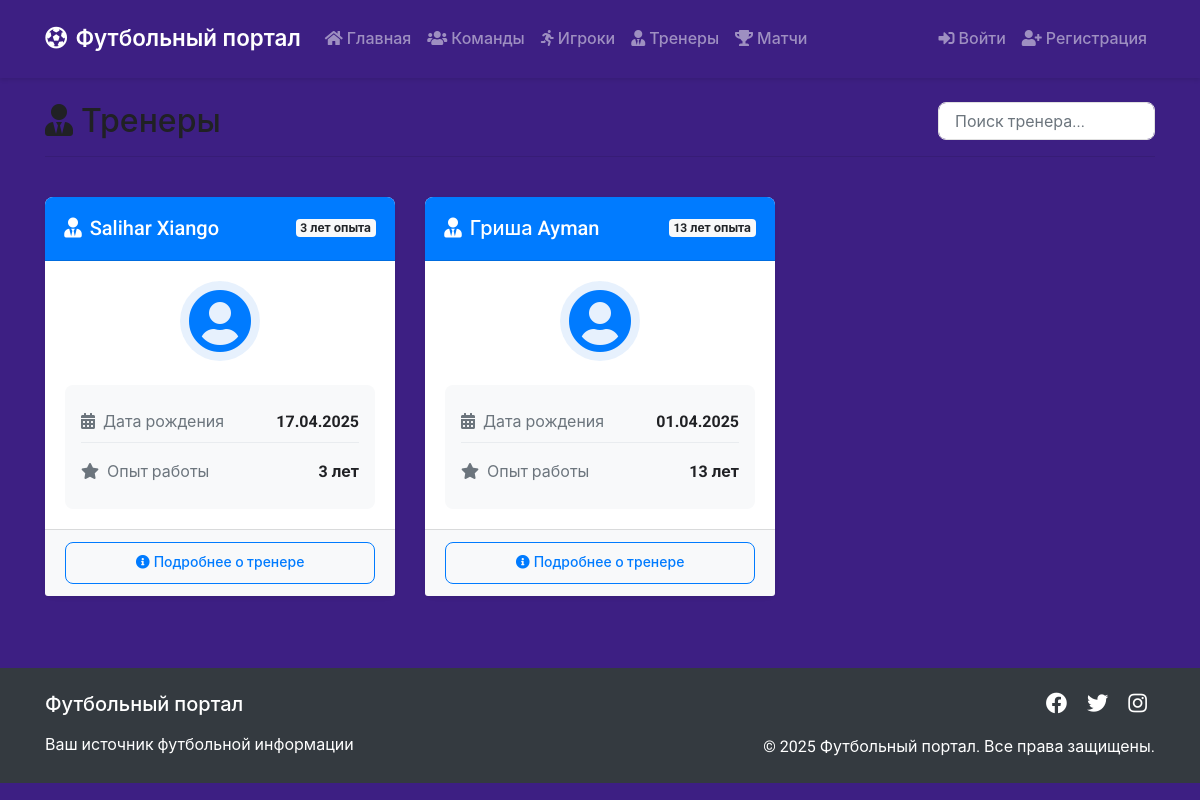
The app's page /coaches with its own data.
### app.py (models this page shows, shortened)
class Coach(db.Model):
    coach_id = db.Column(db.Integer, primary_key=True)
    first_name = db.Column(db.String(50), nullable=False)
    last_name = db.Column(db.String(50), nullable=False)
    birth_date = db.Column(db.Date, nullable=False)
    experience_years = db.Column(db.SmallInteger, nullable=False)

### app.py (the view)
@app.route('/coaches')
def coaches():
    coaches = Coach.query.all()
    return render_template('coaches.html', title='Тренеры', coaches=coaches)

### templates/coaches.html (shortened to what this page needs)
{% extends "base.html" %}
{% block content %}
<div class="row mb-4">
    <div class="col-12">
        <div class="d-flex justify-content-between align-items-center">
            <h2 class="mb-0">
                <i class="fas fa-user-tie mr-2"></i>Тренеры
            </h2>
            <div class="d-flex align-items-center">
                <div class="search-box">
                    <input type="text" class="form-control" id="coachSearch" placeholder="Поиск тренера...">
                </div>
            </div>
        </div>
        <hr class="mt-3">
    </div>
</div>
<div class="row" id="coachesContainer">
    {% if coaches %}
        {% for coach in coaches %}
            <div class="col-md-6 col-lg-4 mb-4 coach-card"
                 data-name="{{ coach.last_name }} {{ coach.first_name }}">
                <div class="card h-100 shadow-sm">
                    <div class="card-header bg-primary text-white">
                        <div class="d-flex justify-content-between align-items-center">
                            <h5 class="mb-0">
                                <i class="fas fa-user-tie mr-2"></i>{{ coach.last_name }} {{ coach.first_name }}
                            </h5>
                            <span class="badge badge-light">
                                {{ coach.experience_years }} лет опыта
                            </span>
                        </div>
                    </div>
                    <div class="card-body">
                        <div class="coach-info">
                            <div class="text-center mb-4">
                                <div class="coach-avatar mb-3">
                                    <i class="fas fa-user-circle fa-4x text-primary"></i>
                                </div>
                            </div>
                            <div class="coach-details">
                                <div class="detail-item d-flex justify-content-between align-items-center mb-2">
                                    <span class="text-muted">
                                        <i class="fas fa-calendar-alt mr-2"></i>Дата рождения
                                    </span>
                                    <span class="font-weight-bold">
                                        {{ coach.birth_date.strftime('%d.%m.%Y') }}
                                    </span>
                                </div>
                                <div class="detail-item d-flex justify-content-between align-items-center">
                                    <span class="text-muted">
                                        <i class="fas fa-star mr-2"></i>Опыт работы
                                    </span>
                                    <span class="font-weight-bold">
                                        {{ coach.experience_years }} лет
                                    </span>
                                </div>
                            </div>
                        </div>
                    </div>
                    <div class="card-footer bg-light">
                        <button class="btn btn-outline-primary btn-sm btn-block">
                            <i class="fas fa-info-circle mr-1"></i>Подробнее о тренере
                        </button>
                    </div>
                </div>
            </div>
        {% endfor %}
    {% endif %}
</div>
{% endblock %}

### static/css/main.css (style rules this page uses)
:root { --primary-color: #1a73e8; --secondary-color: #34a853; --background-color: #3d1f83; --text-color: #202124; --border-radius: 8px; --transition-speed: 0.3s; }
body { font-family: 'Roboto', -apple-system, BlinkMacSystemFont, 'Segoe UI', Arial, sans-serif; color: var(--text-color); background-color: var(--background-color); line-height: 1.6; }
.card { border: none; box-shadow: 0 2px 8px rgba(0,0,0,0.1); border-radius: var(--border-radius); transition: transform var(--transition-speed); }
.card-header { border-top-left-radius: var(--border-radius) !important; border-top-right-radius: var(--border-radius) !important; background: var(--primary-color); padding: 1.2rem; }
.form-control { border-radius: var(--border-radius); padding: 0.75rem 1rem; border: 1px solid #e0e0e0; transition: border-color var(--transition-speed), box-shadow var(--transition-speed); }
.btn { padding: 0.6rem 1.5rem; font-weight: 500; border-radius: var(--border-radius); transition: all var(--transition-speed); }

### templates/coaches.html (style rules this page uses)
.coach-avatar { width: 80px; height: 80px; margin: 0 auto; display: flex; align-items: center; justify-content: center; border-radius: 50%; background-color: rgba(26, 115, 232, 0.1); }
.coach-details { background-color: #f8f9fa; padding: 1rem; border-radius: 8px; }
.detail-item { padding: 0.5rem 0; border-bottom: 1px solid #e9ecef; }
.detail-item:last-child { border-bottom: none; }

### records on screen
Coach: last_name "Salihar", first_name "Xiango", experience_years "3", birth_date "17.04.2025"
Coach: last_name "Гриша", first_name "Ayman", experience_years "13", birth_date "01.04.2025"
